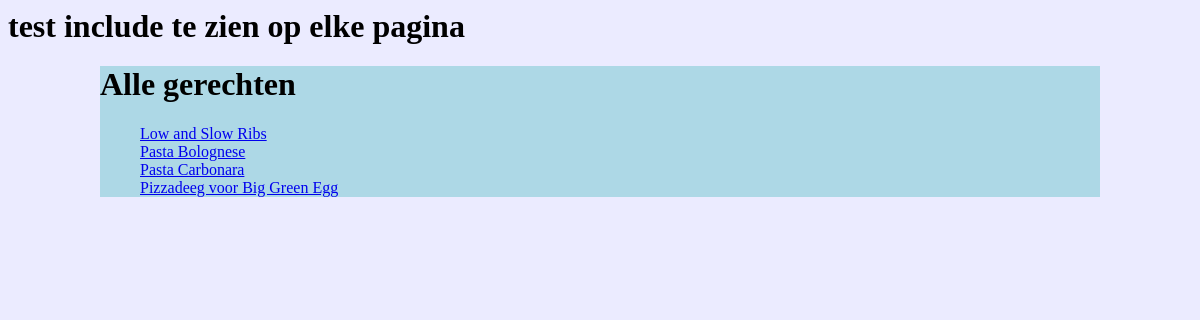
Screenshot of /food/ with the database file from the repository.
### food/models.py (models this page shows, shortened)
class Dish(models.Model):
    name = models.CharField(max_length=50)
    description = models.CharField(max_length=250)
    pub_date = models.DateTimeField('date published')
    persons = models.IntegerField()
    url = models.CharField(max_length=30)
    preparation = models.TextField()

### food/views.py (the view)
class IndexView(generic.ListView):
    template_name = 'food/index.html'
    context_object_name = 'dish_list'
    def get_queryset(self):
        return Dish.objects.order_by('name')[:5]

### food/templates/food/index.html
{% include "food/test.html" %}
{% load staticfiles %}
<link rel="stylesheet" type="text/css" href="{% static 'food/style.css' %}" />
<div id='container'>
	<div id = 'header'>
	<h1>Alle gerechten</h1>
	</div>
	{% if dish_list %}
	    <ul>
	    {% for dish in dish_list %}
	        <li><a href="{% url 'food:detail' dish.id %}">{{ dish.name }}</a></li>
	    {% endfor %}
	    </ul>
	{% else %}
	    <p>Geen gerechten beschikbaar.</p>
	{% endif %}
</div>

### food/static/food/style.css (style rules this page uses)
#container { width:1000px; margin:auto; background-color: lightblue; }
#header { #background-color: red; }
li { list-style-type: none; }

### rows the page displays
Dish: name "Low and Slow Ribs"
Dish: name "Pasta Bolognese"
Dish: name "Pasta Carbonara"
Dish: name "Pizzadeeg voor Big Green Egg"
